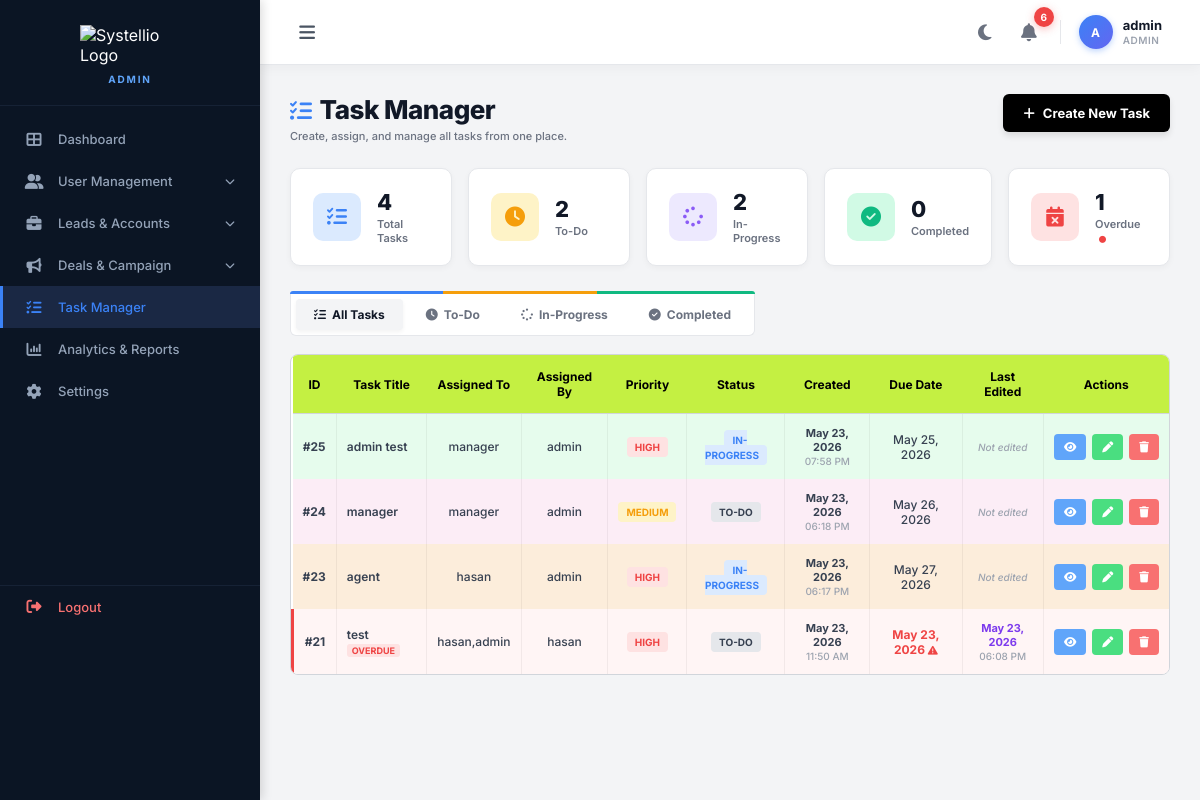
Screenshot of /task_manager.php (signed in) with the database file from the repository.
### tables this page shows
CREATE TABLE `tasks` (
  `id` int(11) NOT NULL,
  `title` varchar(255) NOT NULL,
  `description` text DEFAULT NULL,
  `assigned_to` varchar(100) DEFAULT 'Unassigned',
  `priority` varchar(50) DEFAULT 'Medium',
  `status` varchar(50) DEFAULT 'To-Do',
  `due_date` date DEFAULT NULL,
  `created_at` timestamp NOT NULL DEFAULT current_timestamp(),
  `assigned_by` varchar(100) DEFAULT NULL,
  `updated_at` timestamp NULL DEFAULT NULL ON UPDATE current_timestamp(),
  `client_ids` text DEFAULT NULL
);

### task_manager.php (the view, shortened to what this page needs)
<?php
@include 'config.php';
$currentUser     = $_SESSION['name']     ?? '';
$currentUsername = $_SESSION['username'] ?? '';
$currentRole     = $_SESSION['role']     ?? '';
if (isset($conn) && isset($_SESSION['user_id'])) {
    $uid     = (int)$_SESSION['user_id'];
    $freshQ  = mysqli_query($conn, "SELECT role, name, username FROM users WHERE id=$uid LIMIT 1");
    if ($freshQ && $freshRow = mysqli_fetch_assoc($freshQ)) {
        $currentRole     = $freshRow['role'];
        $currentUsername = $freshRow['username'];
        if (!empty($freshRow['name'])) $currentUser = $freshRow['name'];
    }
}
$isAgent = ($currentRole === 'agent');
$totalTasks = $todoCount = $progressCount = $doneCount = $overdueCount = 0;
if (isset($conn)) {
    $visibleUsernames = [];
    $escUsername = mysqli_real_escape_string($conn, $currentUsername);
    if ($currentRole === 'admin') {
        $visibleUsernames[] = $currentUsername;
        $lvl1Q = mysqli_query($conn, "SELECT username FROM users WHERE reporting_to = '$escUsername'");
        if ($lvl1Q) {
            while ($r = mysqli_fetch_assoc($lvl1Q)) {
                $visibleUsernames[] = $r['username'];
            }
        }
    } elseif ($currentRole === 'agent') {
        $visibleUsernames[] = $currentUsername;
    }
    $agentWhereClause = '';
    if (!empty($visibleUsernames) && $currentRole !== 'super_admin') {
        $escName = mysqli_real_escape_string($conn, $currentUser);
        $conditions = [];
        foreach ($visibleUsernames as $vu) {
            $escVu = mysqli_real_escape_string($conn, $vu);
            $conditions[] = "assigned_by = '$escVu'";
        }
        $conditions[] = "assigned_by = '$escName'";
        foreach ($visibleUsernames as $vu) {
            $escVu = mysqli_real_escape_string($conn, $vu);
            $conditions[] = "assigned_to = '$escVu'";
            $conditions[] = "assigned_to LIKE '$escVu,%'";
            $conditions[] = "assigned_to LIKE '%,$escVu'";
            $conditions[] = "assigned_to LIKE '%,$escVu,%'";
        }
        $agentWhereClause = " WHERE (" . implode(' OR ', $conditions) . ")";
    }
    $cr = mysqli_query($conn, "SELECT status, COUNT(*) as cnt FROM tasks{$agentWhereClause} GROUP BY status");
    if ($cr) {
        while ($row = mysqli_fetch_assoc($cr)) {
            $totalTasks += $row['cnt'];
            if ($row['status'] == 'To-Do')       $todoCount     = $row['cnt'];
            if ($row['status'] == 'In-Progress')  $progressCount = $row['cnt'];
        }
    }
    $today = date('Y-m-d');
    $ocr = mysqli_query($conn,
        "SELECT COUNT(*) as cnt FROM tasks"
        . ($agentWhereClause ?: '')
        . ($agentWhereClause ? " AND " : " WHERE ")
        . "due_date IS NOT NULL
           AND due_date != ''
           AND due_date != '0000-00-00'
           AND CAST(due_date AS DATE) < CAST('$today' AS DATE)
           AND status NOT IN ('Completed')"
    );
    if ($ocr && ($orow = mysqli_fetch_assoc($ocr))) {
        $overdueCount = (int)$orow['cnt'];
    }
}
$taskTableRows = "";
if (isset($conn)) {
    $taskQuery = "SELECT * FROM tasks";
    if (!empty($visibleUsernames) && $currentRole !== 'super_admin') {
        $escName = mysqli_real_escape_string($conn, $currentUser);
        $conditions = [];
        foreach ($visibleUsernames as $vu) {
            $escVu = mysqli_real_escape_string($conn, $vu);
            $conditions[] = "assigned_by = '$escVu'";
        }
        $conditions[] = "assigned_by = '$escName'";
        foreach ($visibleUsernames as $vu) {
            $escVu = mysqli_real_escape_string($conn, $vu);
            $conditions[] = "assigned_to = '$escVu'";
            $conditions[] = "assigned_to LIKE '$escVu,%'";
            $conditions[] = "assigned_to LIKE '%,$escVu'";
            $conditions[] = "assigned_to LIKE '%,$escVu,%'";
        }
        $taskQuery .= " WHERE (" . implode(' OR ', $conditions) . ")";
    }
    $taskQuery .= " ORDER BY id DESC";
    $tq = mysqli_query($conn, $taskQuery);
    if ($tq && mysqli_num_rows($tq) > 0) {
        while ($row = mysqli_fetch_assoc($tq)) {
            $taskData = htmlspecialchars(json_encode($row), ENT_QUOTES, 'UTF-8');
            $pClass = "priority-medium";
            if ($row['priority'] == 'High') $pClass = "priority-high";
            $sClass = "status-todo";
            if ($row['status'] == 'In-Progress') $sClass = "status-progress";
            $isOverdue = false;
            if (!empty($row['due_date']) && $row['due_date'] !== '0000-00-00'
                && $row['status'] !== 'Completed'
                && strtotime($row['due_date']) < strtotime(date('Y-m-d'))) {
                $isOverdue = true;
            }
            $overdueAttr  = $isOverdue ? ' data-overdue="1"' : '';
            $overdueStyle = $isOverdue ? ' style="border-left:3px solid #ef4444;"' : '';
            $assignedBy = !empty($row['assigned_by'])
                ? htmlspecialchars($row['assigned_by'])
                : '<span style="color:#9ca3af;font-style:italic;">—</span>';
            $dueDateDisplay = 'N/A';
            if (!empty($row['due_date']) && $row['due_date'] !== '0000-00-00') {
                if ($isOverdue) {
                    $dueDateDisplay = '<span style="color:#ef4444;font-weight:700;">'
                        . date('M d, Y', strtotime($row['due_date']))
                        . ' <i class="fa-solid fa-triangle-exclamation" style="font-size:10px;"></i></span>';
                } else {
                    $dueDateDisplay = date('M d, Y', strtotime($row['due_date']));
                }
            }
            $createdAt = !empty($row['created_at'])
                ? '<span class="date-main">' . date('M d, Y', strtotime($row['created_at'])) . '</span>'
                  . '<span class="date-time">' . date('h:i A', strtotime($row['created_at'])) . '</span>'
                : '<span style="color:#9ca3af;">—</span>';
            $updatedAt = !empty($row['updated_at'])
                ? '<span class="date-main edited">' . date('M d, Y', strtotime($row['updated_at'])) . '</span>'
                  . '<span class="date-time">' . date('h:i A', strtotime($row['updated_at'])) . '</span>'
                : '<span style="color:#9ca3af;font-style:italic;font-size:10px;">Not edited</span>';
            $taskTableRows .= "
                <tr class='task-row' data-status='{$row['status']}'{$overdueAttr}{$overdueStyle}>
                    <td style='font-weight:700;'>#{$row['id']}</td>
                    <td style='text-align:left;font-weight:600;'>{$row['title']}" . ($isOverdue ? " <span style='font-size:9px;background:#fee2e2;color:#ef4444;border-radius:3px;padding:1px 5px;font-weight:700;'>OVERDUE</span>" : "") . "</td>
                    <td>{$row['assigned_to']}</td>
                    <td>{$assignedBy}</td>
                    <td><span class='badge $pClass'>{$row['priority']}</span></td>
                    <td><span class='badge $sClass'>{$row['status']}</span></td>
                    <td><div class='date-cell'>$createdAt</div></td>
                    <td>{$dueDateDisplay}</td>
                    <td><div class='date-cell'>$updatedAt</div></td>
                    <td>
                        <div class='action-btns'>
                            <button class='btn-view' onclick='openViewModal({$taskData})'><i class='fa-solid fa-eye'></i></button>
                            <button class='btn-edit' onclick='openEditModal({$taskData})'><i class='fa-solid fa-pen'></i></button>
                            " . (!$isAgent ? "
                            <form method='POST' id='del-{$row['id']}' style='display:inline;'>
                                <input type='hidden' name='delete_task_id' value='{$row['id']}'>
                                <input type='hidden' name='delete_task' value='1'>
                                <button type='button' class='btn-delete' onclick='confirmDelete(\"del-{$row['id']}\")'><i class='fa-solid fa-trash'></i></button>
                            </form>" : "") . "
                        </div>
                    </td>
                </tr>";
        }
    } else {
        $taskTableRows = "<tr><td colspan='10' style='padding:30px;color:#6b7280;text-align:center;'>No tasks found. Create your first task!</td></tr>";
    }
}
?>
<!DOCTYPE html>
<html lang="en">
<head>
    <link rel="stylesheet" href="https://cdnjs.cloudflare.com/ajax/libs/font-awesome/6.4.0/css/all.min.css">
</head>
<body>
<?php
    include 'sidebar.php';
?>
<div class="main-content">
    <?php include 'topbar.php'; ?>
    <div class="page-body">
        <div class="page-header">
            <div class="page-title">
                <h1><i class="fa-solid fa-list-check" style="color:#3b82f6;font-size:22px;margin-right:8px;"></i>Task Manager</h1>
                <p>Create, assign, and manage all tasks from one place.</p>
            </div>
            <button class="create-btn" onclick="openModal('createTaskModal')">
                <i class="fa-solid fa-plus"></i> Create New Task
            </button>
        </div>
        <div class="summary-grid">
            <div class="summary-card">
                <div class="summary-icon icon-blue"><i class="fa-solid fa-list-check"></i></div>
                <div class="summary-info">
                    <h3><?php echo $totalTasks; ?></h3>
                    <p>Total Tasks</p>
                </div>
            </div>
            <div class="summary-card">
                <div class="summary-icon icon-yellow"><i class="fa-solid fa-clock"></i></div>
                <div class="summary-info">
                    <h3><?php echo $todoCount; ?></h3>
                    <p>To-Do</p>
                </div>
            </div>
            <div class="summary-card">
                <div class="summary-icon icon-purple"><i class="fa-solid fa-spinner"></i></div>
                <div class="summary-info">
                    <h3><?php echo $progressCount; ?></h3>
                    <p>In-Progress</p>
                </div>
            </div>
            <div class="summary-card">
                <div class="summary-icon icon-green"><i class="fa-solid fa-circle-check"></i></div>
                <div class="summary-info">
                    <h3><?php echo $doneCount; ?></h3>
                    <p>Completed</p>
                </div>
            </div>
            <div class="summary-card overdue-card" onclick="filterOverdue(this)" style="cursor:pointer;" title="Click to filter overdue tasks">
                <div class="summary-icon icon-red"><i class="fa-solid fa-calendar-xmark"></i></div>
                <div class="summary-info">
                    <h3 id="overdueCountDisplay"><?php echo $overdueCount; ?></h3>
                    <p>Overdue <?php if($overdueCount > 0): ?><i class="fa-solid fa-circle" style="color:#ef4444;font-size:7px;margin-left:4px;vertical-align:middle;animation:pulse 1s infinite;"></i><?php endif; ?></p>
                </div>
            </div>
        </div>
        <div class="tabs-wrapper">
            <div class="tab-top-line"></div>
            <div class="tabs-container">
                <button class="tab-btn active" onclick="filterTasks('all',this)"><i class="fa-solid fa-list-check"></i> All Tasks</button>
                <button class="tab-btn" onclick="filterTasks('To-Do',this)"><i class="fa-solid fa-clock"></i> To-Do</button>
                <button class="tab-btn" onclick="filterTasks('In-Progress',this)"><i class="fa-solid fa-spinner"></i> In-Progress</button>
                <button class="tab-btn" onclick="filterTasks('Completed',this)"><i class="fa-solid fa-circle-check"></i> Completed</button>
            </div>
        </div>
        <div class="table-wrapper">
            <table class="custom-table">
                <thead>
                    <tr>
                        <th>ID</th>
                        <th>Task Title</th>
                        <th>Assigned To</th>
                        <th>Assigned By</th>
                        <th>Priority</th>
                        <th>Status</th>
                        <th>Created</th>
                        <th>Due Date</th>
                        <th>Last Edited</th>
                        <th>Actions</th>
                    </tr>
                </thead>
                <tbody>
                    <?php echo $taskTableRows; ?>
                </tbody>
            </table>
        </div>
    </div>
</div>
</body>
</html>

### rows the page displays
tasks: id "25", title "admin test", assigned_to "manager", assigned_by "admin", priority "HIGH", status "IN-PROGRESS", created_at "May 23, 2026", created_at "07:58 PM", due_date "May 25, 2026", shows "Not edited"
tasks: id "24", title "manager", assigned_to "manager", assigned_by "admin", priority "MEDIUM", status "TO-DO", created_at "May 23, 2026", created_at "06:18 PM", due_date "May 26, 2026", shows "Not edited"
tasks: id "23", title "agent", assigned_to "hasan", assigned_by "admin", priority "HIGH", status "IN-PROGRESS", created_at "May 23, 2026", created_at "06:17 PM", due_date "May 27, 2026", shows "Not edited"
tasks: id "21", title "test", shows "OVERDUE", assigned_to "hasan,admin", assigned_by "hasan", priority "HIGH", status "TO-DO", created_at "May 23, 2026", created_at "11:50 AM", due_date "May 23, 2026", updated_at "May 23, 2026", updated_at "06:08 PM"

### other values shown
$sidebarRole "ADMIN"
$_notif_count "6"
$_tb_initials "A"
$_tb_name "admin"
$_tb_role_display "ADMIN"
$totalTasks "4"
$todoCount "2"
$progressCount "2"
$doneCount "0"
$overdueCount "1"
